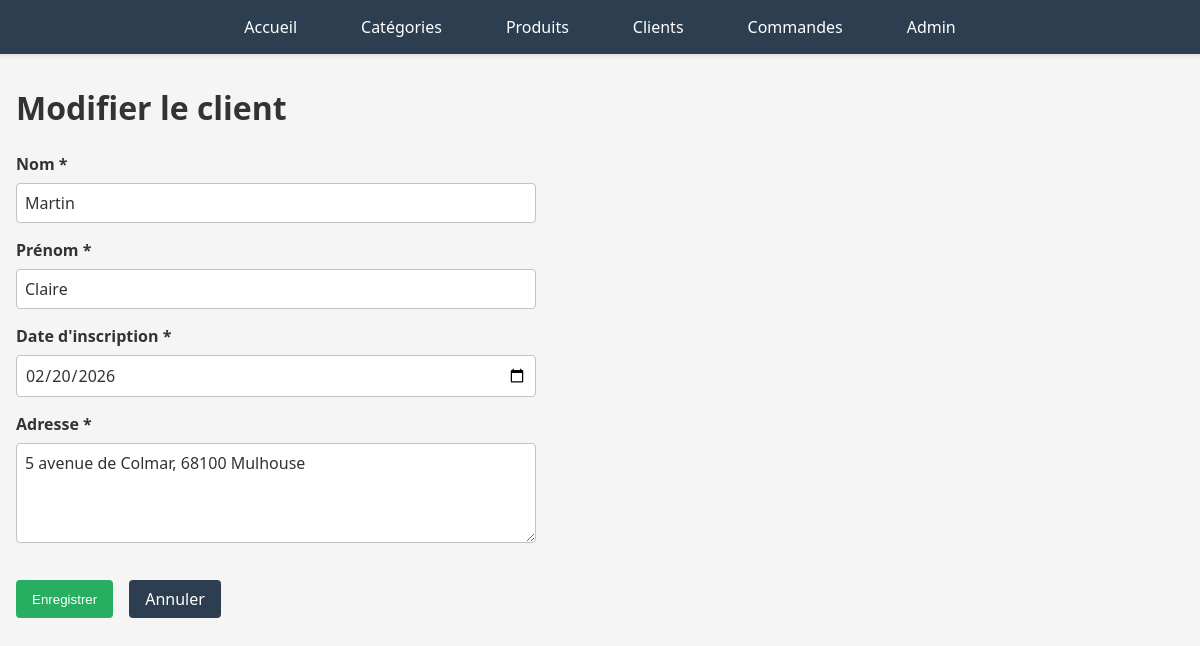
Page /drive/clients/3/edit/ on the earlier database version.
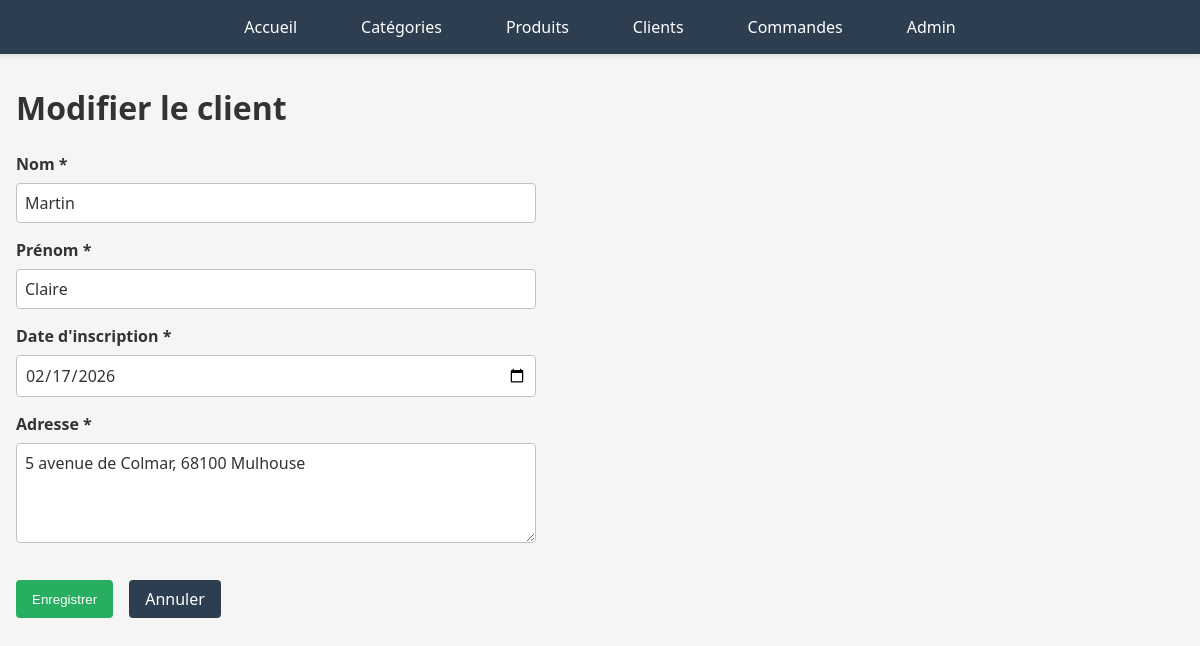
Same page on the later database version.
### drive/models.py (models this page shows, shortened)
class Client(models.Model):
    numero_client = models.AutoField(primary_key=True)
    nom = models.CharField(max_length=100)
    prenom = models.CharField(max_length=100)
    date_inscription = models.DateField()
    adresse = models.TextField()
    class Meta:
        db_table = 'clients'

### drive/views.py (the view, shortened to what this page needs)
# urls.py: path('clients/<int:numero_client>/edit/', views.client_update, name='client_update'),
def client_update(request, numero_client):
    client = get_object_or_404(Client, numero_client=numero_client)
    return render(request, 'drive/client/form.html', {'client': client})

### drive/templates/drive/client/form.html (shortened to what this page needs)
{% extends 'drive/base.html' %}
{% block content %}
<div class="header">
    <h1>{% if client %}Modifier le client{% else %}Nouveau client{% endif %}</h1>
</div>
<form method="POST" class="form">
    <div class="form-group">
        <label for="nom">Nom *</label>
        <input type="text" id="nom" name="nom" value="{% if client %}{{ client.nom }}{% endif %}" required>
    </div>
    <div class="form-group">
        <label for="prenom">Prénom *</label>
        <input type="text" id="prenom" name="prenom" value="{% if client %}{{ client.prenom }}{% endif %}" required>
    </div>
    <div class="form-group">
        <label for="date_inscription">Date d'inscription *</label>
        <input type="date" id="date_inscription" name="date_inscription" value="{% if client %}{{ client.date_inscription|date:'Y-m-d' }}{% else %}{{ now|date:'Y-m-d' }}{% endif %}" required>
    </div>
    <div class="form-group">
        <label for="adresse">Adresse *</label>
        <textarea id="adresse" name="adresse" required>{% if client %}{{ client.adresse }}{% endif %}</textarea>
    </div>
    <div class="form-actions">
        <button type="submit" class="btn btn-success">Enregistrer</button>
        <a href="{% url 'client_list' %}" class="btn">Annuler</a>
    </div>
</form>
{% endblock %}

Differences in the rows shown:
changed Client "Martin": date_inscription "02/20/2026" → "02/17/2026"
